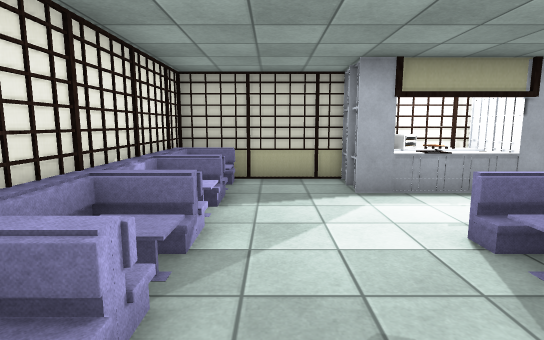
[1] (above)

13 first-person views from a walk through a 3-D level made in the Unity game engine. The camera is 1.4 m above the floor, tilts 8° down and sees 80° across. The floor is counted in squares, 1 m on a side. Each view is taken from the middle of a square. On the plan, view 1 faces up. The plan holds only what a view shows up to about 15 squares ahead; the rest is blank. The player character is not drawn. Some surface patterns are stand-ins.

[2]
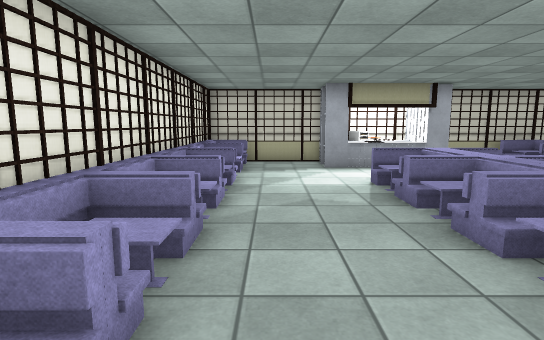

[3]
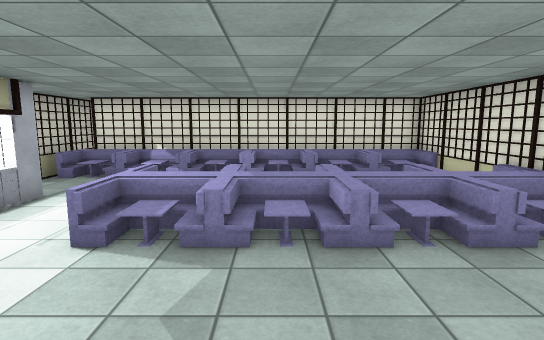

[4]
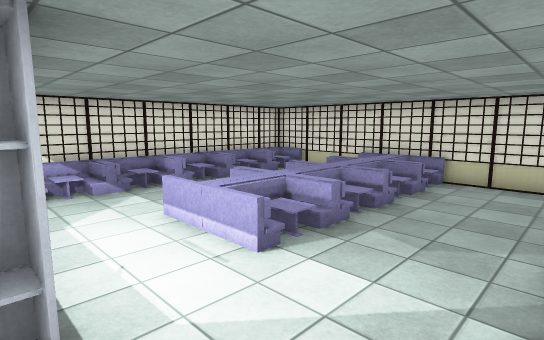

[5]
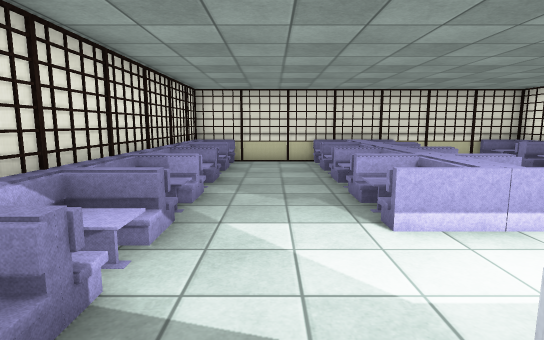

[6]
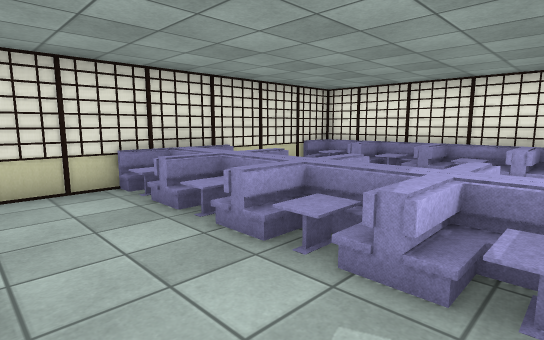

[7]
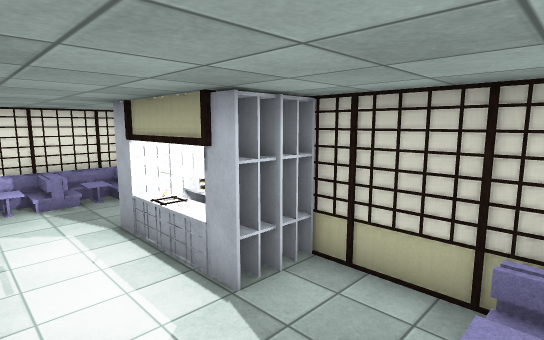

[8]
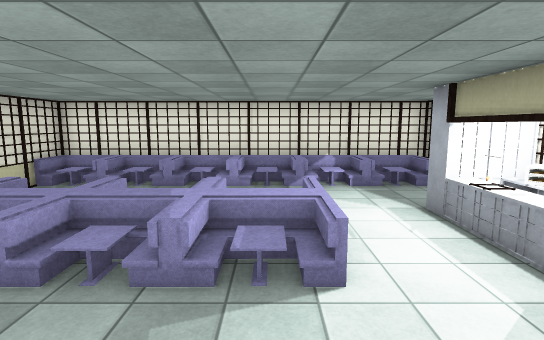

[9]
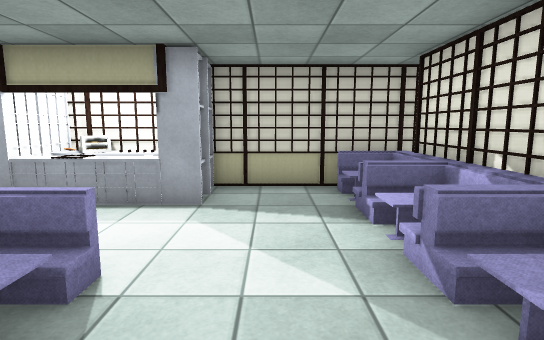

[10]
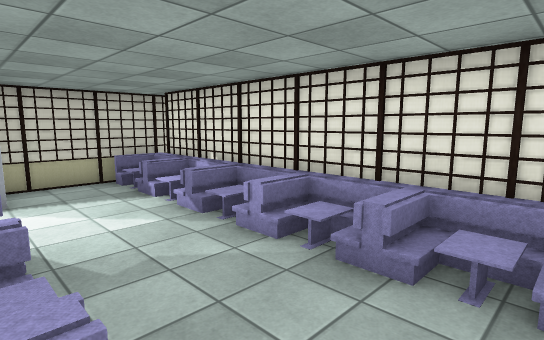

[11]
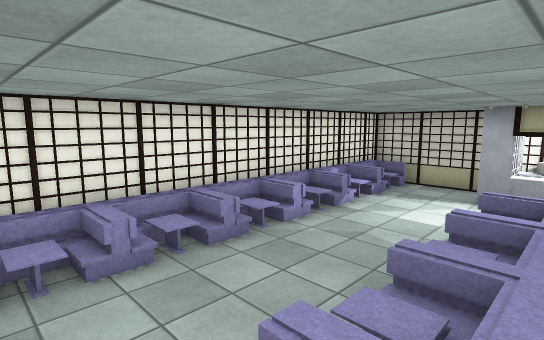

[12]
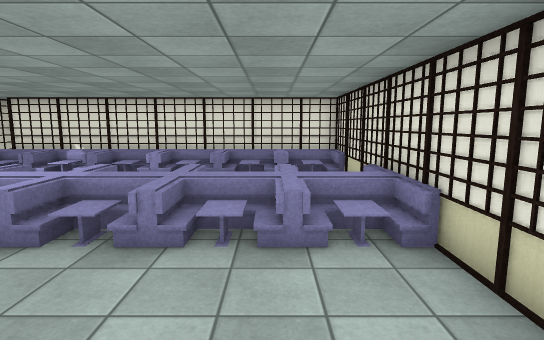

[13]
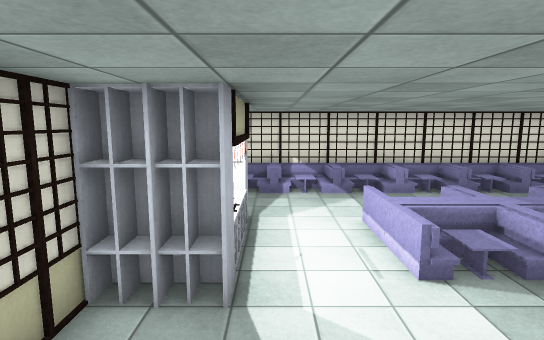

### Floor plan
Key: @ floor where view 1 was taken; # wall or solid block; x gap in a wall; . main floor; : floor 0.25 m higher than the main floor; + floor 0.5 m higher than the main floor; * floor 0.75 m higher than the main floor; / step, stairs or slope; = window, fence, low wall or low ledge; ^ raised ledge; S sofa; O other object.
Columns run from 3 left of view 1 to 12 right of it. Each row starts with its distance up from view 1.
  9    ##    ###
  8 ##S..OOOO..S####
  7 #//..O   O../#
  6 #/S........  #
  5 #//........./#
  4 #/S..S==S.. /#
  3 #//.../ /.../#
  2 #/S...   ...x#
  1 ^:/.../ /...O#
  0 ^#S@../ /... #
 -1 ^:+.../ /...O#
 -2 ^:S.../ /...O#
 -3 ^:+.... .... #
 -4 #:S...:*:... #
 -5  ^ ###^^^###^

Positions as (right, up) in squares from view 1, and headings:
1: (0, 0), facing up
2: (0, -4), facing up
3: (-2, 1), facing right
4: (-1, 7), facing down-right
5: (7, 8), facing down
6: (8, 3), facing down-left
7: (9, 4), facing up-left
8: (9, 3), facing left
9: (7, 1), facing up
10: (5, -2), facing up-right
11: (4, -4), facing up-left
12: (-2, -2), facing right
13: (-2, 6), facing right
